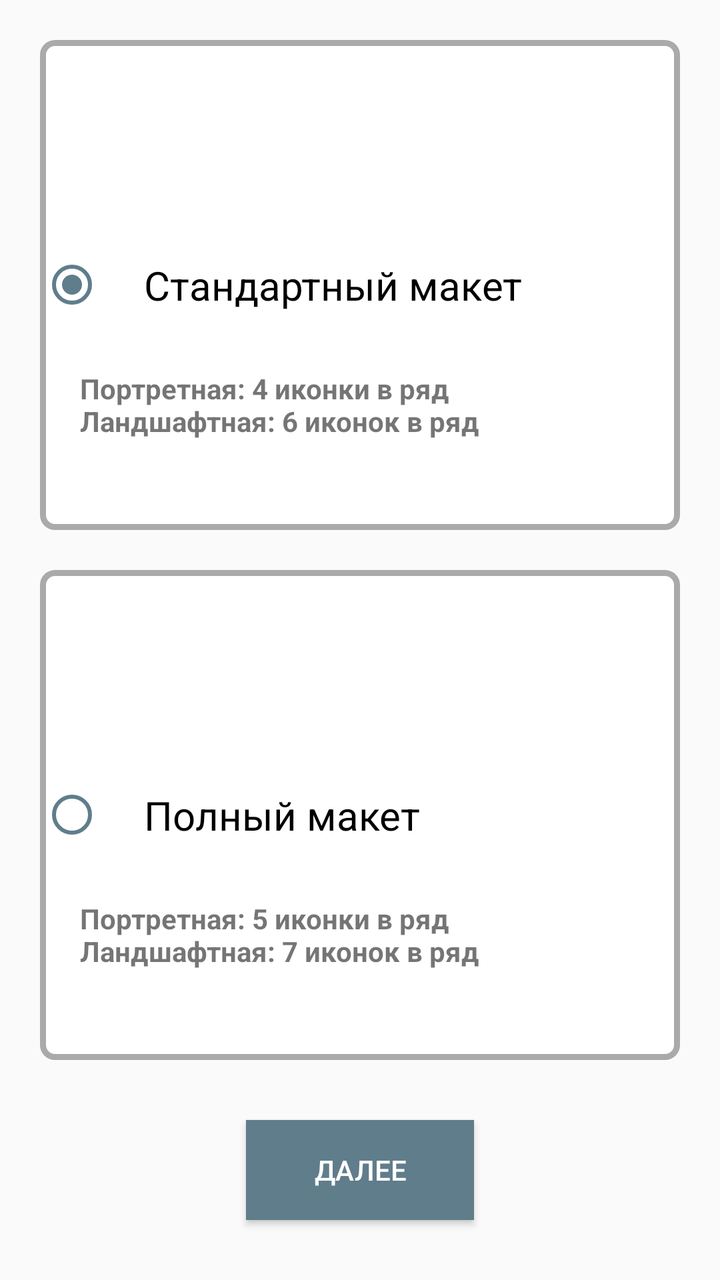
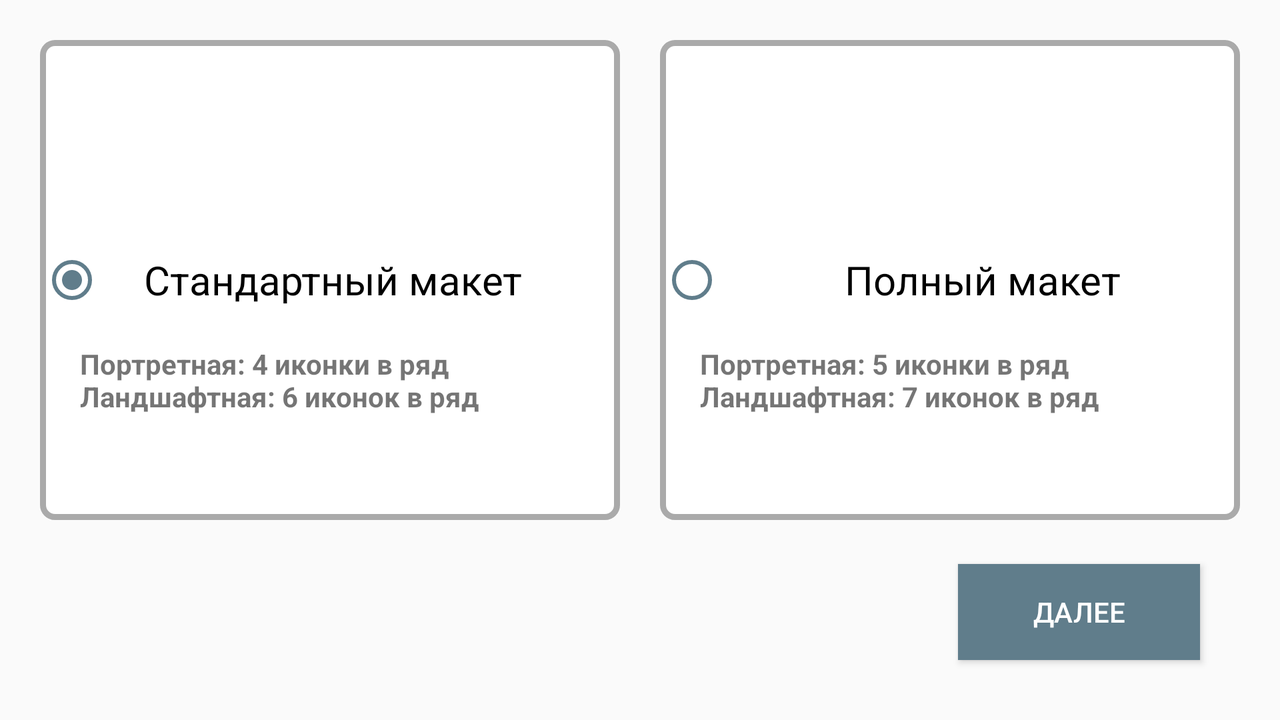

One screen, two layout resources from the same app: the default and the repository's alternative for another configuration. Each is rendered where Android would select it; the XML of both is given below.
<!-- AndroidManifest.xml: application theme AppTheme -->
<!-- res/layout/fragment_fourth.xml -->
<?xml version="1.0" encoding="utf-8"?>
<RelativeLayout xmlns:app="http://schemas.android.com/apk/res-auto"
    xmlns:tools="http://schemas.android.com/tools"
    xmlns:android="http://schemas.android.com/apk/res/android"
    android:layout_width="match_parent"
    android:layout_height="match_parent"
    tools:context=".welcomePage.FourthFragment">

    <RadioGroup
        android:id="@+id/radio2"
        android:layout_width="match_parent"
        android:layout_height="match_parent"
        android:layout_marginBottom="110dp"
        android:layout_marginLeft="20dp"
        android:layout_marginRight="20dp"
        android:layout_marginTop="20dp">

        <FrameLayout
            android:layout_width="match_parent"
            android:layout_height="match_parent"
            android:layout_weight="1"
            android:layout_marginBottom="10dp">

            <RadioButton
                android:id="@+id/radioButton3"
                android:layout_width="match_parent"
                android:layout_height="match_parent"
                android:layout_weight="1"
                android:background="@drawable/back"
                android:buttonTint="@color/colorPrimary"
                android:checked="true"
                android:paddingLeft="20dp"
                android:text="@string/stand"
                android:textSize="60px" />

            <TextView
                android:layout_width="wrap_content"
                android:layout_height="wrap_content"
                android:layout_gravity="center_vertical"
                android:layout_marginTop="60dp"
                android:layout_marginLeft="20dp"
                android:text="@string/stand_info"
                android:textSize="42px"
                android:textStyle="bold" />

        </FrameLayout>

        <FrameLayout
            android:layout_width="match_parent"
            android:layout_height="match_parent"
            android:layout_weight="1"
            android:background="@drawable/back"
            android:layout_marginTop="10dp">
            <RadioButton
                android:id="@+id/radioButton4"
                android:layout_width="match_parent"
                android:layout_height="match_parent"
                android:layout_gravity="center"
                android:layout_weight="1"
                android:paddingLeft="20dp"
                android:text="@string/full"
                android:textSize="60px"
                android:buttonTint="@color/colorPrimary" />

            <TextView
                android:layout_width="wrap_content"
                android:layout_height="wrap_content"
                android:layout_gravity="center_vertical"
                android:layout_marginTop="60dp"
                android:layout_marginLeft="20dp"
                android:text="@string/full_info"
                android:textSize="42px"
                android:textStyle="bold" />
        </FrameLayout>

    </RadioGroup>

    <Button
        android:id="@+id/button4"
        style="@style/Widget.AppCompat.Button.Colored"
        android:layout_width="114dp"
        android:layout_height="50dp"
        android:layout_above="@+id/radio1"
        android:layout_alignParentBottom="true"
        android:layout_centerHorizontal="true"
        android:layout_marginBottom="30dp"
        android:background="@color/colorPrimary"
        android:gravity="center"
        android:text="@string/next"
        app:layout_constraintBottom_toBottomOf="@id/radio1"
        app:layout_constraintEnd_toEndOf="@id/radio1"
        app:layout_constraintHorizontal_bias="0.5"
        app:layout_constraintStart_toStartOf="parent"
        app:layout_constraintTop_toTopOf="parent"
        app:layout_constraintVertical_bias="0.95" />

</RelativeLayout>
<!-- resources referenced by this layout -->
<resources>
  <color name="colorPrimary">#607D8B</color>
  <!-- drawable back (drawable) -->
  <shape xmlns:android="http://schemas.android.com/apk/res/android" android:shape="rectangle" >
      <solid android:color="@android:color/white" />
      <stroke android:width="3dip" android:color="@android:color/darker_gray"/>
      <corners android:radius="6dp" />
  </shape>
  <string name="full">Полный макет</string>
  <string name="full_info">Портретная: 5 иконки в ряд\nЛандшафтная: 7 иконок в ряд</string>
  <string name="next">Далее</string>
  <string name="stand">Стандартный макет</string>
  <string name="stand_info">Портретная: 4 иконки в ряд\nЛандшафтная: 6 иконок в ряд</string>
  <style name="AppTheme" parent="Theme.AppCompat.Light.NoActionBar">
          
          <item name="colorPrimary">#78909C</item>
          <item name="colorPrimaryDark">#546E7A</item>
          <item name="colorAccent">#FF4085</item>
  
      </style>
</resources>
<!-- res/layout-land/fragment_fourth.xml (the repository's variant of the layout above) -->
<!-- drawn on the phone turned sideways -->
<?xml version="1.0" encoding="utf-8"?>
<RelativeLayout
    xmlns:tools="http://schemas.android.com/tools"
    xmlns:android="http://schemas.android.com/apk/res/android"
    android:layout_width="match_parent"
    android:layout_height="match_parent"
    tools:context=".welcomePage.FourthFragment">

    <RadioGroup
        android:id="@+id/radio2"
        android:layout_width="match_parent"
        android:layout_height="match_parent"
        android:layout_marginLeft="20dp"
        android:layout_marginTop="20dp"
        android:layout_marginRight="20dp"
        android:layout_marginBottom="100dp"
        android:orientation="horizontal">

        <FrameLayout
            android:layout_width="match_parent"
            android:layout_height="match_parent"
            android:layout_weight="1"
            android:layout_marginRight="10dp">
            <RadioButton
                android:id="@+id/radioButton3"
                android:layout_width="match_parent"
                android:layout_height="match_parent"
                android:layout_weight="1"
                android:buttonTint="@color/colorPrimary"
                android:checked="true"
                android:paddingLeft="20dp"
                android:text="@string/stand"
                android:textSize="60px"
                android:background="@drawable/back"/>
           <TextView
                android:layout_width="wrap_content"
                android:layout_height="wrap_content"
                android:layout_marginBottom="10dp"
                android:layout_gravity="left|center_vertical"
               android:layout_marginTop="60dp"
               android:layout_marginLeft="20dp"
                android:text="@string/stand_info"
                android:textSize="42px"
                android:textStyle="bold" />

        </FrameLayout>

        <FrameLayout
            android:layout_width="match_parent"
            android:layout_height="match_parent"
            android:layout_weight="1"
            android:layout_marginLeft="10dp">
            <RadioButton
                android:id="@+id/radioButton4"
                android:layout_width="match_parent"
                android:layout_height="match_parent"
                android:layout_gravity="center"
                android:layout_weight="1"
                android:buttonTint="@color/colorPrimary"
                android:gravity="center"
                android:text="@string/full"
                android:textColorLink="@color/colorPrimary"
                android:textSize="60px"
                android:background="@drawable/back"/>

            <TextView
                android:layout_width="wrap_content"
                android:layout_height="wrap_content"
                android:layout_marginBottom="10dp"
                android:layout_gravity="left|center_vertical"
                android:layout_marginTop="60dp"
                android:layout_marginLeft="20dp"
                android:text="@string/full_info"
                android:textSize="42px"
                android:textStyle="bold" />
        </FrameLayout>

    </RadioGroup>

    <Button
        android:id="@+id/button4"
        style="@style/Widget.AppCompat.Button.Colored"
        android:layout_width="121dp"
        android:layout_height="wrap_content"
        android:layout_alignParentEnd="true"
        android:layout_alignParentRight="true"
        android:layout_alignParentBottom="true"
        android:layout_marginEnd="40dp"
        android:layout_marginRight="30dp"
        android:layout_marginBottom="30dp"
        android:background="@color/colorPrimary"
        android:text="@string/next" />


</RelativeLayout>
